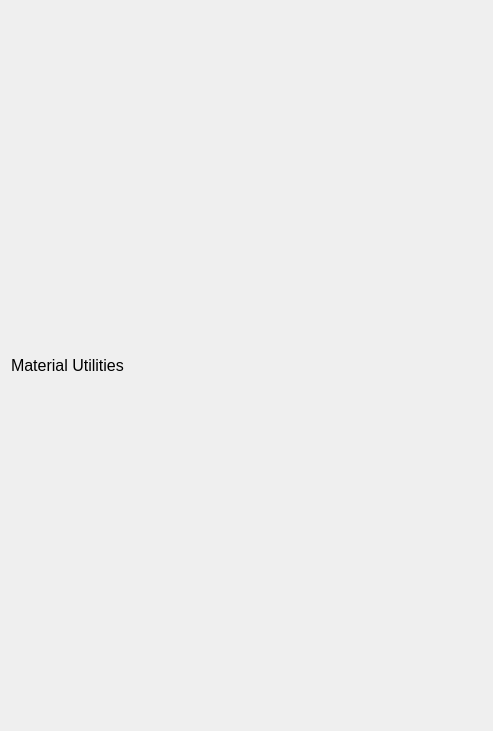
<?xml version="1.0" encoding="UTF-8"?>
<ui version="4.0">
 <class>Form</class>
 <widget class="QWidget" name="Form">
  <property name="geometry">
   <rect>
    <x>0</x>
    <y>0</y>
    <width>493</width>
    <height>731</height>
   </rect>
  </property>
  <property name="font">
   <font>
    <family>Montserrat SemiBold</family>
    <pointsize>16</pointsize>
    <weight>75</weight>
    <bold>true</bold>
   </font>
  </property>
  <property name="windowTitle">
   <string>Form</string>
  </property>
  <layout class="QHBoxLayout" name="horizontalLayout">
   <item>
    <layout class="QVBoxLayout" name="verticalLayout">
     <item>
      <widget class="QLabel" name="label">
       <property name="font">
        <font>
         <family>Arial</family>
         <pointsize>12</pointsize>
         <weight>50</weight>
         <bold>false</bold>
         <stylestrategy>PreferDefault</stylestrategy>
        </font>
       </property>
       <property name="text">
        <string>Material Utilities</string>
       </property>
      </widget>
     </item>
    </layout>
   </item>
  </layout>
 </widget>
 <resources/>
 <connections/>
</ui>
